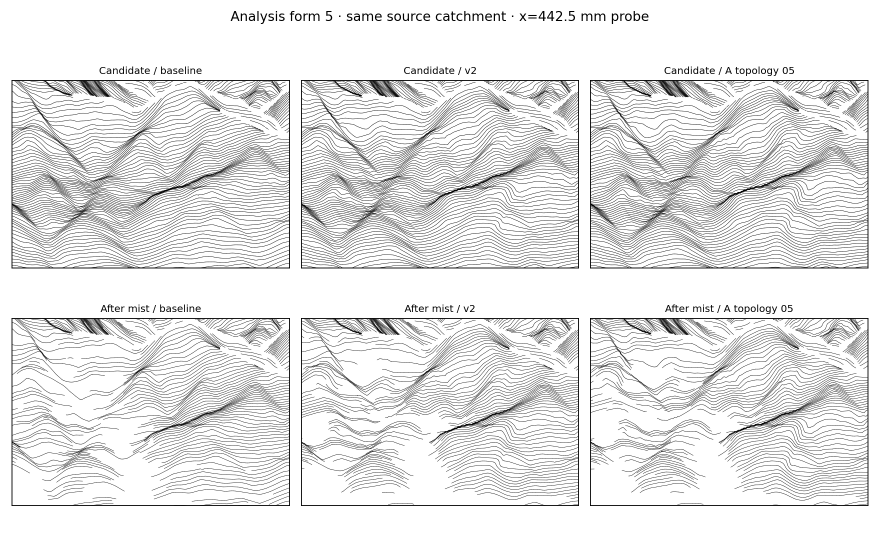
#> input picture docs/experiments/spring_a_density_v03/local/form_5_vectors.png, 1760 x 1120 px (shown at 1/2 size)
$ python -i a_density_v03_study.py   (imports and definitions only)
#> lines starting #> are read from the running program, lines starting #| are printed output that depends on the picture
"""Diagnose and compare A-row breathing on the locked F2-C spring scene."""
from pathlib import Path
import argparse
import io
import json
import platform

import matplotlib
# [1 line not run here, left out]
import matplotlib.pyplot as plt
from matplotlib.collections import LineCollection
import numpy as np
from PIL import Image
from scipy.ndimage import distance_transform_edt

from datascape.data.quality import sha256_file
from datascape.rendering.grammar_study import validate
from datascape.rendering.hierarchy_study import publish_png, publish_vectors, metrics
from datascape.strokes.density_rhythm import density_profile, layer_digest
from datascape.strokes.density_rhythm import a_proposals, foreground_a
from datascape.strokes.mass_density import (
    generate_a, mass_coordinates, phase_redistribution,
)
from datascape.strokes.scene import load_selected_scene
from datascape.strokes.spacing_schedule import (
    explicit_screen_spacing_phase, explicit_source_spacing_phase,
    phase_ablation,
)
from datascape.strokes.vector import read_vectors, resample, sample


BANDS = {
    "crest": (0.00, 0.18),
    "shoulder": (0.25, 0.45),
    "descending": (0.55, 0.75),
    "foot": (0.85, 1.01),
}
METHODS = ["baseline", "v2", "A_topology_05", "B_screen", "B_source"]


def _total_length(strokes):
    return float(sum(np.linalg.norm(np.diff(s["xy_mm"], axis=0), axis=1).sum() for s in strokes))


# [42 lines left out: functions _compose, _render, not called in this run]


def _physical_pair(source, output):
#> called with output = 'out.png'
    image = Image.open(source).convert("RGB")
    width, height = image.size
#> width = 1760; height = 1120
    canvas = Image.new("RGB", (width + round(width * 40 / 600), height), "#dddddd")
#> canvas: PIL image 1877x1120 RGB; every value is 221
    canvas.paste(image.crop((0, 0, width // 2, height)), (0, 0))
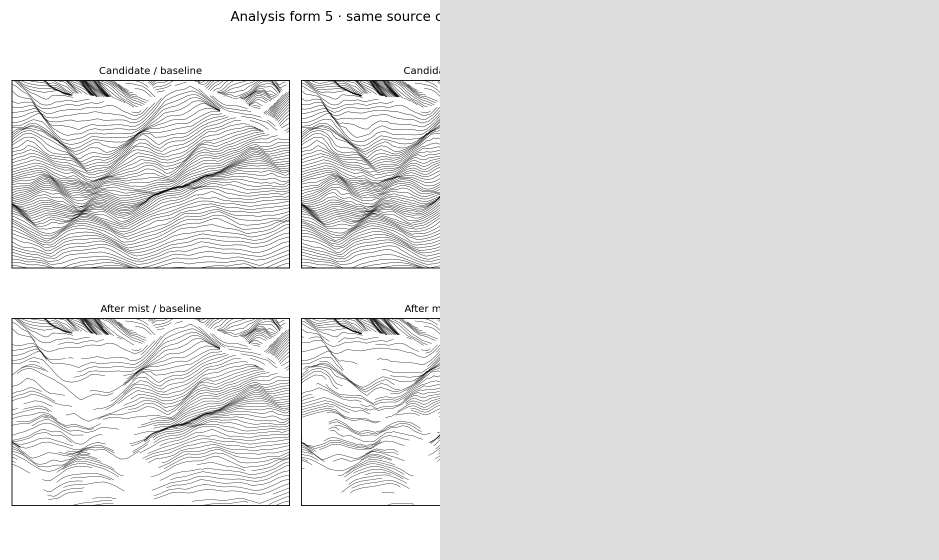
#> canvas: PIL image 1877x1120 RGB (shown at 1/2 size); min 0, max 255, mean 225.4
    gap = round(width * 40 / 600)
#> gap = 117
    canvas.paste(image.crop((width // 2, 0, width, height)), (width // 2 + gap, 0))
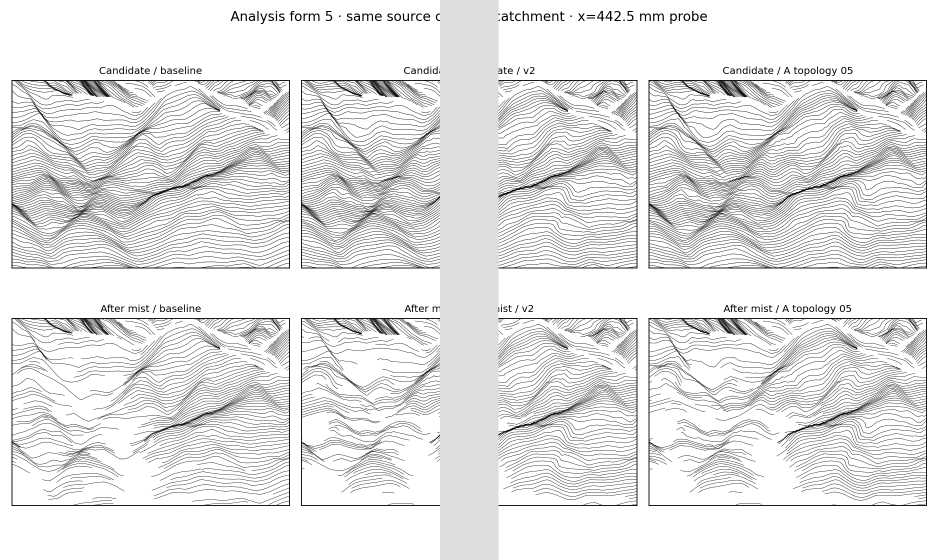
#> canvas: PIL image 1877x1120 RGB (shown at 1/2 size); min 0, max 255, mean 229.5
    canvas.save(output)


# [352 lines left out: functions _crossings, _band_spacing, _diagnostic_spacing_image, _draw_ablation_table, run, _plot_axes and 1 more, not called in this run]


# [2 lines not run here, left out]

>>> result = _physical_pair('../../../docs/experiments/spring_a_density_v03/local/form_5_vectors.png', 'out.png')

$ run again, on assets/digital_terrain_analysis.jpg
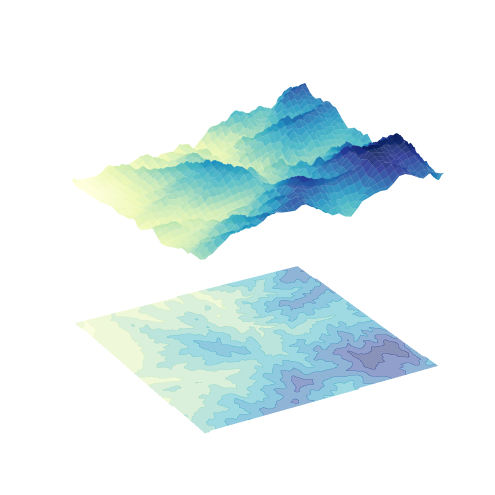
#> input picture assets/digital_terrain_analysis.jpg, 989 x 989 px (shown at 1/2 size)
#> in _physical_pair, `canvas.paste(image.crop((0, 0, width // 2, height)), (0, 0))`:
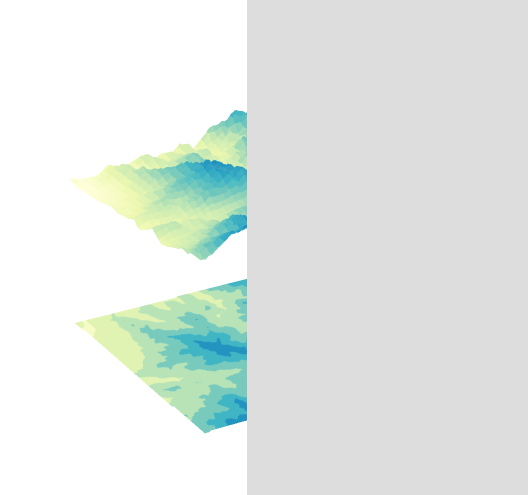
#> canvas: PIL image 1055x989 RGB (shown at 1/2 size); mean R, G, B 226.7, 232.8, 229.1
#> in _physical_pair, `canvas.paste(image.crop((width // 2, 0, width, height)), (width // 2 +..`:
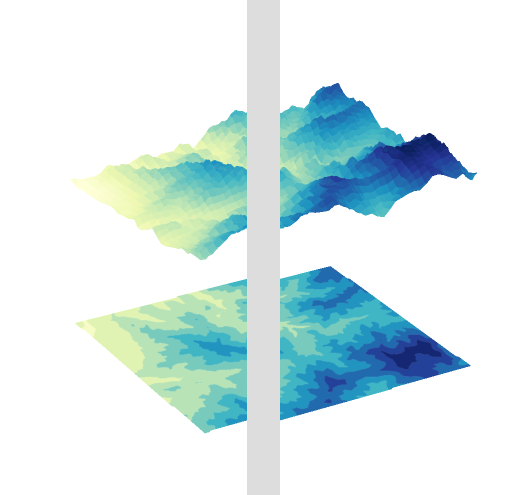
#> canvas: PIL image 1055x989 RGB (shown at 1/2 size); mean R, G, B 217.6, 234.5, 235.7
